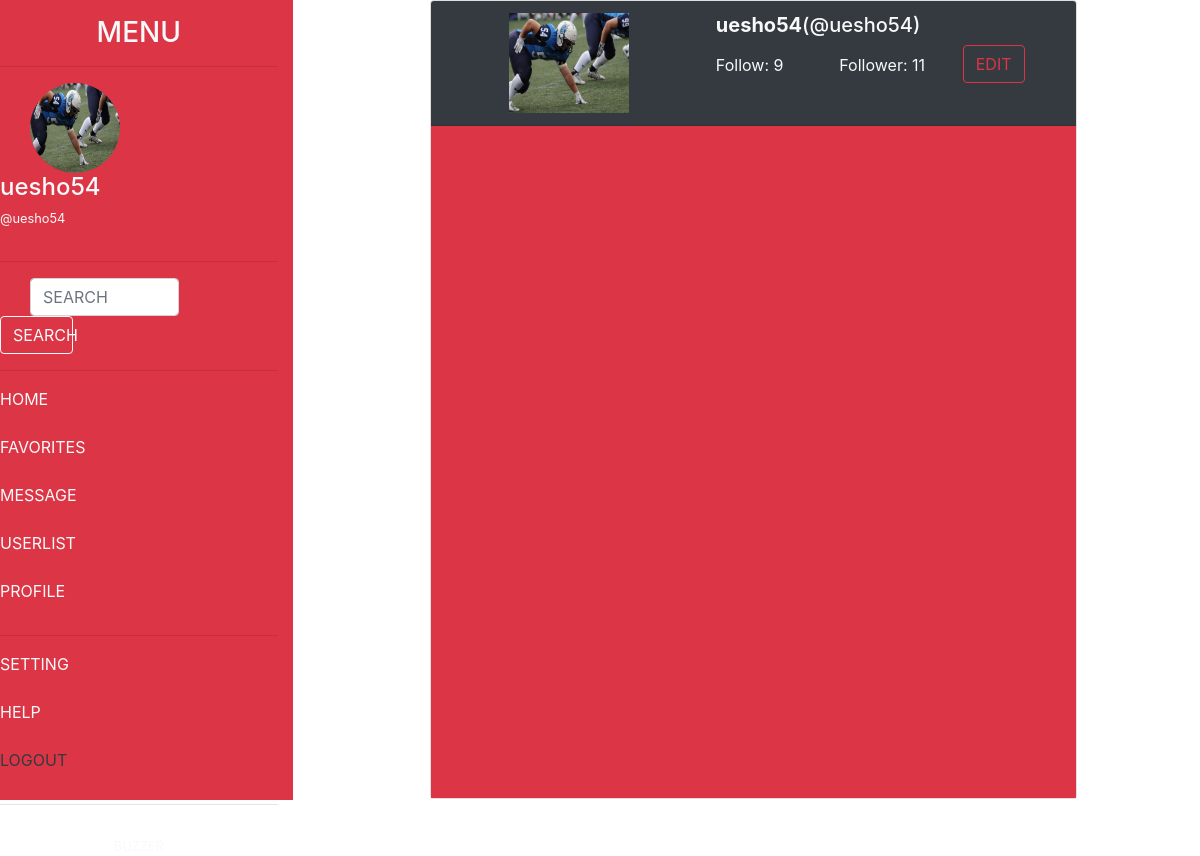
Page /profile.php (signed in) on the committed database.
### tables this page shows
CREATE TABLE `users` (
  `id` int(11) NOT NULL,
  `account_name` varchar(50) NOT NULL,
  `email` varchar(100) NOT NULL,
  `image` varchar(100) DEFAULT NULL,
  `login_id` int(11) NOT NULL
);

### classes/Database.php (called while the page is built, shortened)
<?php
class Database{
    private $servername = 'localhost';
    private $username = 'root';
    private $password = 'root';
    private $database_name = 'twitter';
    public function __construct(){
        $this->con = new mysqli($this->servername,$this->username,$this->password,$this->database_name);
        if($this->con->connect_error){
            die('connect error'.$this->con->connect_error);
        }else{
            return $this->con;
        }
    }
}
?>

### action.php (called while the page is built, shortened)
<?php
include 'classes/User.php';
$User = new User;
?>

### classes/User.php (called while the page is built, shortened)
<?php
include 'Database.php';
class User extends Database{
    public function getCurrentUser($id){
        $sql = "SELECT * FROM users WHERE id = '$id'";
        $result = $this->con->query($sql);
        if($result == FALSE){
            die('cannot get user'.$this->con->connect_error);
        }else{
            return $result->fetch_assoc();
        }
    }
    public function getCurrentLogin($id){
        $sql = "SELECT * FROM login WHERE id = '$id'";
        $result = $this->con->query($sql);
        if($result == FALSE){
            die('cannot get login'.$this->con->connect_error);
        }else{
            return $result->fetch_assoc();
        }
    }
    public function countFollow($id){
        $sql = "SELECT id FROM followed_users WHERE user_id = '$id'";
        $result = $this->con->query($sql);
        if($result->num_rows>0){
            $row = array();
            while($rows = $result->fetch_assoc()){
                $row[] = $rows;
            }
            return count($row);
        }else{
            return 0;
        }
    }
    public function countFollower($id){
        $sql = "SELECT id FROM followed_users WHERE follow_id = '$id'";
        $result = $this->con->query($sql);
        if($result->num_rows>0){
            $row = array();
            while($rows = $result->fetch_assoc()){
                $row[] = $rows;
            }
            return count($row);
        }else{
            return 0;
        }
    }
}
?>

### profile.php (the view, shortened to what this page needs)
<?php
include 'action.php';
$now = $_SESSION['login_id'];
$nowuser = $User->getCurrentUser($now);
$nowlogin = $User->getCurrentLogin($now);
$img = $nowuser["image"];
?>
<!doctype html>
<html lang="en">
  <head>
    <link rel="stylesheet" href="https://stackpath.bootstrapcdn.com/bootstrap/4.3.1/css/bootstrap.min.css">
  </head>
  <body>
      <div class="row">
        <div class="col-md-3 bg-danger sidebar">
          <div class="text-center mt-3 mb-3">
            <h3 class="text-light">MENU</h3>
          </div>
          <hr>
          <div class="row">
            <div class="col-md-1"></div>
            <div class="col-md-4 text-center">
              <?php
              if(empty($img)){
                echo '<i class="fas fa-user fa-5x text-light"></i>';
              }else{
                echo '<img src="uploads/'.$img.'" height="90" width="90" class="rounded-circle">';
              }
              ?>
            </div>
            <div class="col-md-7">
              <h4 class="text-light"><?php echo $nowuser['account_name']; ?></h4>
              <p class="text-light small">@<?php echo $nowlogin['username']; ?></p>
            </div>
          </div>
          <hr>
          <form action="" method="post">
            <div class="form-group">
              <div class="row">
                <div class="col-md-1"></div>
                <div class="col-md-7">
                  <input type="text" name="search" class="form-control" placeholder="SEARCH">
                </div>
                <div class="col-md-4">
                  <button type="submit" name="search" class="btn btn-outline-light btn-block">SEARCH</button>
                </div>
              </div>
            </div>
          </form>
          <hr>
          <div class="mt-3">
            <div class="row">
              <div class="col-md-11">
                <ul style="list-style: none;">
                  <li><a href="home.php" class="text-light">HOME</a></li>
                  <br>
                  <li><a href="favorite.php" class="text-light">FAVORITES</a></li>
                  <br>
                  <li><a href="message.php" class="text-light">MESSAGE</a></li>
                  <br>
                  <li><a href="userlist.php" class="text-light">USERLIST</a></li>
                  <br>
                  <li><a href="profile.php" class="text-light">PROFILE</a></li>
                </ul>
              </div>
            </div>
            <hr>
            <div class="row">
              <div class="col-md-11">
                <ul style="list-style: none;">
                  <li><a href="setting.php" class="text-light">SETTING</a></li>
                  <br>
                  <li><a href="" class="text-light">HELP</a></li>
                  <br>
                  <li><a href="logout.php" class="text-dark">LOGOUT</a></li>
                </ul>
              </div>
            </div>
          </div>
          <hr>
          <div class="text-center">
            <p class="small text-light pt-3">BUZZER</p>
          </div>
        </div>
        <div class="col-md-9">
            <div class="container">
                <div class="card w-75 mx-auto">
                    <div class="card-header bg-dark">
                        <div class="row">
                            <div class="col-md-5">
                                <?php
                                  if(empty($img)){
                                    echo '<div class="text-center">';
                                    echo '<i class="fas fa-user fa-6x text-light"></i>';
                                    echo '</div>';
                                  }else{
                                    echo '<div class="text-center">';
                                    echo '<img src="uploads/'.$img.'" height="100" width="120" class="mx-auto">';
                                    echo '</div>';
                                  }
                                ?>
                            </div>
                            <div class="col-md-7">
                                <h5 class="text-light"><strong><?php echo $nowuser['account_name']; ?></strong><?php echo "(@".$nowlogin['username'].")"; ?></h5>
                                <div class="row">
                                  <div class="col-md-4">
                                    <?php
                                    $follow = $User->countFollow($now);
                                    echo '<div class="text-light pt-2">Follow: '.$follow.'</div>'
                                    ?>
                                  </div>
                                  <div class="col-md-4">
                                    <?php
                                    $follower = $User->countFollower($now);
                                    echo '<div class="text-light pt-2">Follower: '.$follower.'</div>'
                                    ?>
                                  </div>
                                  <div class="col-md-4">
                                    <a href="edit_profile.php" role="button" class="btn btn-outline-danger">EDIT</a>
                                  </div>
                                </div>
                            </div>
                        </div>
                    </div>
                    <div class="card-body bg-danger" style="height:84vh; overflow: scroll;">
                    </div>
                </div>
            </div>
        </div>
      </div>
  </body>
</html>

### profile.php (style rules this page uses)
* { box-sizing: border-box; padding: 0; margin: 0; }
.sidebar { height: 100vh; }

### rows in the picture
users: image (picture), account_name "uesho54"

### other values in the picture
$nowlogin['username'] "uesho54"
$follow "9"
$follower "11"
